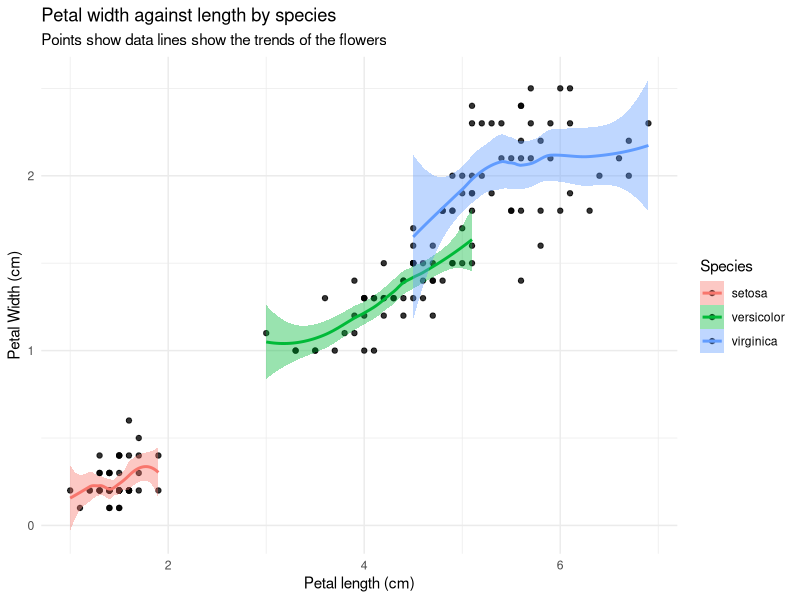

Generate this figure with R:
library(ggplot2)
library(dplyr)

data(iris)

ggplot(iris, aes(x= Petal.Length, y= Petal.Width, fill=Species)) +
  geom_point(alpha = 0.8) +
  labs(x = "Petal length (cm)",
       y= "Petal Width (cm)",
       title= "Petal width against length by species",
       subtitle = "Points show data lines show the trends of the flowers") +
  theme_minimal() +
  geom_smooth(aes(colour= Species))
